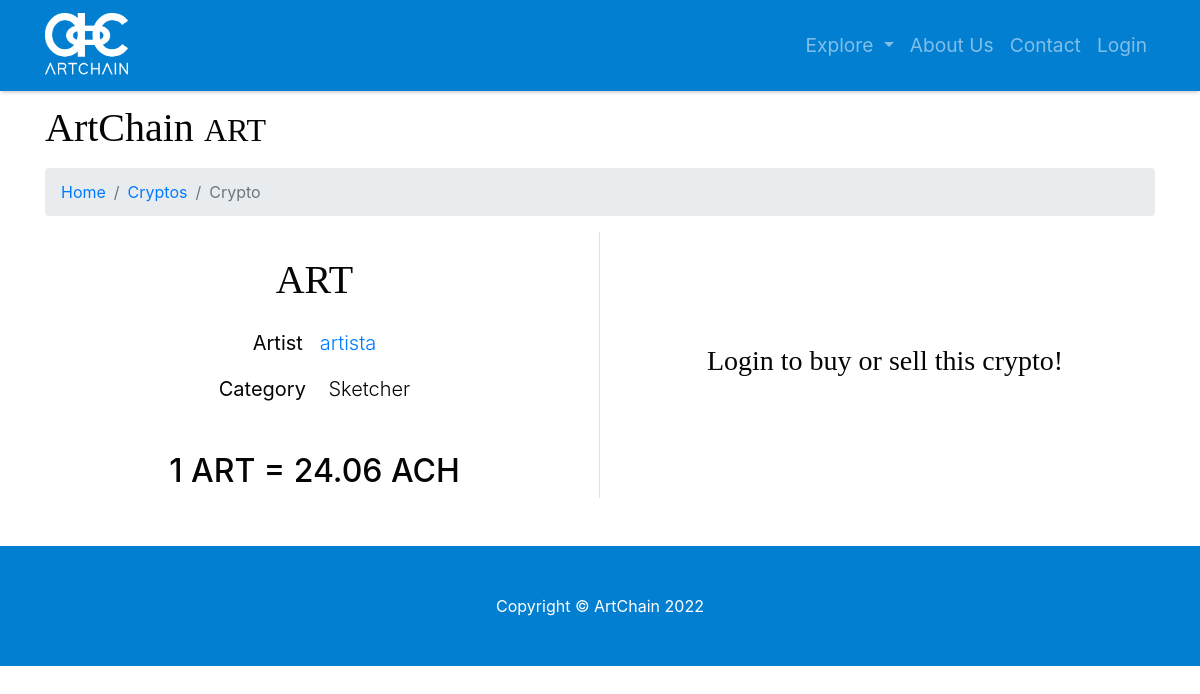
The app's page /item/crypto/ART, older data.
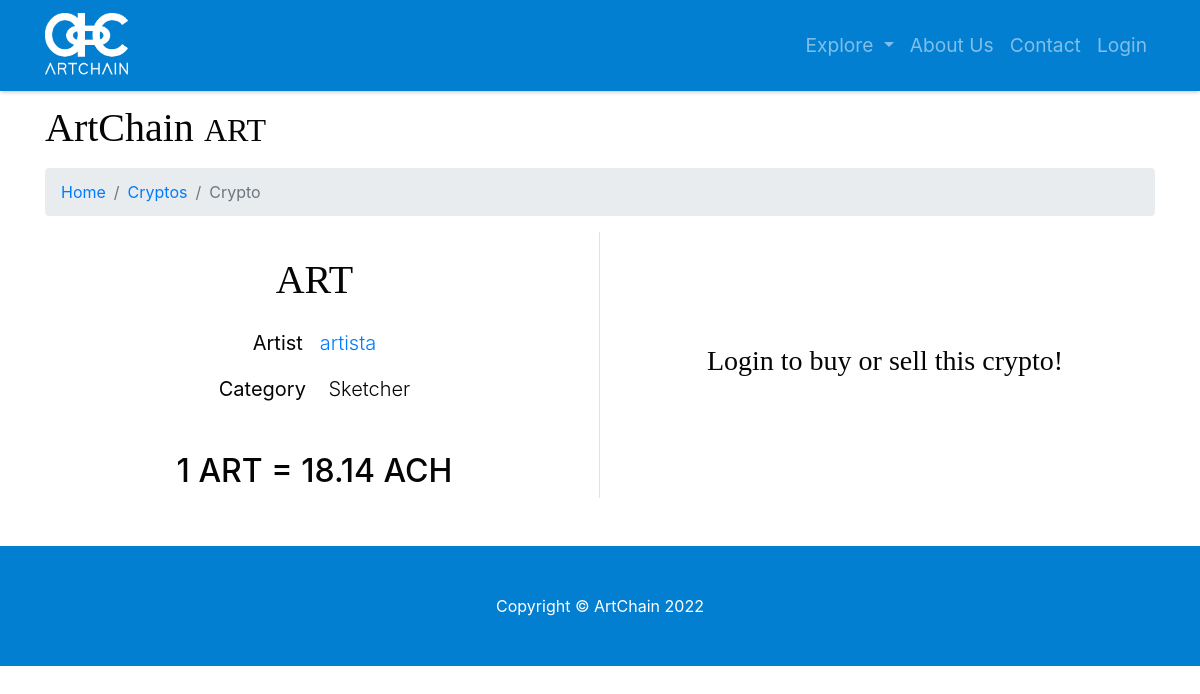
The same page, newer data.
### model.py (models this page shows)
class User(db.Model):
    __tablename__ = 'users'
    id = db.Column(db.Integer, unique=True, primary_key=True)
    username = db.Column(db.String(64), unique=True, index=True)
    password = db.Column(db.String(64))
    email = db.Column(db.String(64), unique=True)
    role_id = db.Column(db.Integer, db.ForeignKey('roles.id'))
    name = db.Column(db.String(64))
    surname = db.Column(db.String(64))
    category = db.Column(db.String(64), default=False)
    profile_pic_src = db.Column(db.String(64))
    insta = db.Column(db.Integer)
    instaname = db.Column(db.String(64))
    face = db.Column(db.Integer)
    facename = db.Column(db.String(64))
    twitter = db.Column(db.Integer)
    twittername = db.Column(db.String(64))
    yt = db.Column(db.Integer)
    ytname = db.Column(db.String(64))
    tiktok = db.Column(db.Integer)
    tiktokname = db.Column(db.String(64))
    twitch = db.Column(db.Integer)
    twitchname = db.Column(db.String(64))
    applemusic = db.Column(db.Integer)
    applemusicname = db.Column(db.String(64))
    spotify = db.Column(db.Integer)
    spotifyname = db.Column(db.String(64))
    soundcloud = db.Column(db.Integer)
    soundcloudname = db.Column(db.String(64))
    sales = db.Column(db.Integer)
    value = db.Column(db.Integer)

### app.py (the view)
@app.route('/item/crypto/<name>', methods=['GET', 'POST'])
def item_crypto(name):
    form = BuySellCryptoForm()
    cryptocurrency = None
    for row in db.session.query(model.Crypto).filter_by(name=name):
        cryptocurrency = row
    if cryptocurrency is None:
        return page_not_found(TypeError)
    crypto_artist = db.session.query(model.User).filter_by(id=cryptocurrency.user_id).first()
    if form.validate_on_submit():
        amount_buy = form.amount_buy.data
        amount_sell = form.amount_sell.data
        buy_sell_crypto(cryptocurrency, amount_buy, amount_sell)
        return render_template('item-crypto.html', form=form, crypto=cryptocurrency, crypto_artist=crypto_artist)
    return render_template('item-crypto.html', form=form, crypto=cryptocurrency, crypto_artist=crypto_artist)

### templates/item-crypto.html (shortened to what this page needs)
{% include 'main-template.html' %}
{% block content %}
<head>
</head>
<div class="container">
   <h1 class="mt-4 mb-3">ArtChain
      <small>{{crypto.name}}</small>
   </h1>
   <ol class="breadcrumb">
      <li class="breadcrumb-item">
         <a href="/">Home</a>
      </li>
      <li class="breadcrumb-item">
         <a href="/explore-crypto">Cryptos</a>
      </li>
      <li class="breadcrumb-item active">Crypto</li>
   </ol>
</div>
<section>
   <div class="container mb-5">
      <div class="row gx-4 gx-lg-5 align-items-center">
         <div class="col-lg-6 border-right">
            <div class="mt-4">
               <h1 class="display-5 fw-bolder text-center">{{crypto.name}}</h1>
               <div class="mt-4">
                  <p class="lead text-center"><strong>Artist</strong>&nbsp;&nbsp;&nbsp;<a href="{{url_for('profile_by_user', username=crypto_artist.username)}}">{{crypto_artist.username}}</a></p>
                  <p class="lead text-center"><strong>Category</strong>&nbsp;&nbsp;&nbsp;&nbsp;{{crypto_artist.category}}</p>
                  <div class="fs-5 mt-5 text-center">
                     <h2>1 {{crypto.name}} = {{crypto_artist.value}} ACH</h2>
                  </div>
               </div>
            </div>
         </div>
         <div class="col-lg-6">
            <div class="form-center mt-5 mb-5">
               {% if session.username and crypto.name != 'ACH' %}
               <form method="post">
                  {{form.hidden_tag()}}
                  <div class="text-center">
                     <h3>{{form.amount_buy.label(class="text-center")}}</h3>
                     {{form.amount_buy(class="form-control form-control-lg", placeholder="buy")}}
                  </div>
                  <div>
                     {{form.amount_sell(class="form-control form-control-lg mt-2", placeholder="sell")}}
                  </div>
                  <div class="text-center mt-4">
                     {{form.submit(class="btn btn-outline-dark flex-shrink-0 btn-lg")}}
                  </div>
               </form>
               {% elif not session.username and crypto.name != 'ACH' %}
               <h3 class="text-center">Login to buy or sell this crypto!</h3>
               {% endif %}
            </div>
         </div>
      </div>
   </div>
</section>
{% endblock content %}
{% include 'footer.html' %}

Row changes from the older to the newer data that the page shows:
changed User "artista": value "24.06" → "18.14"
